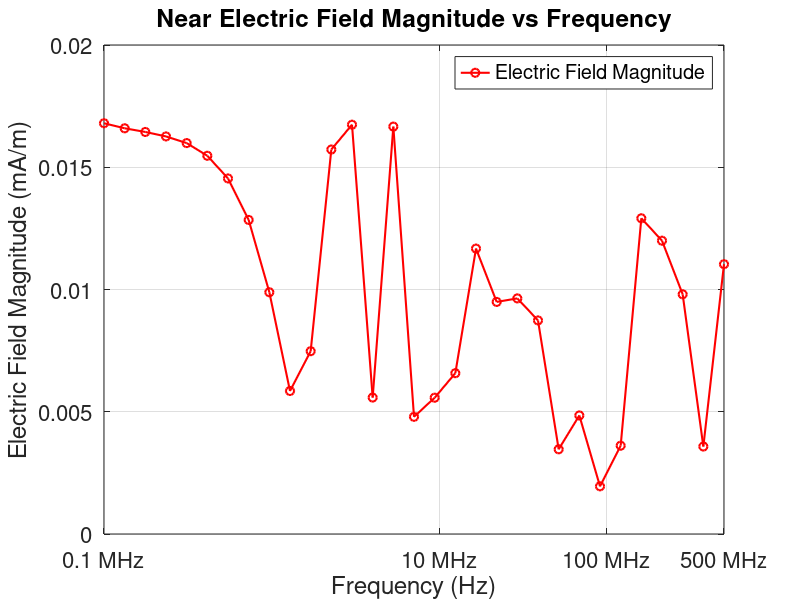

Recreate this plot in MATLAB.
% 绘制近场电场强度随频率变化的图表
clear all;
close all;

% 定义频率和电场强度数据
frequencies = [1.00000000E+05,1.32830865E+05,1.76440386E+05,2.34367291E+05,3.11312100E+05,4.13518554E+05,5.49280272E+05,7.29613735E+05,9.69152234E+05,1.28733329E+06,1.70997595E+06,2.27137584E+06,3.01708817E+06,4.00762431E+06,5.32336202E+06,7.07106781E+06,9.39256053E+06,1.24762194E+07,1.65722701E+07,2.20130897E+07,2.92401774E+07,3.88399805E+07,5.15914820E+07,6.85294117E+07,9.10282102E+07,1.20913559E+08,1.60610526E+08,2.13340350E+08,2.83381832E+08,3.76418539E+08,5.00000000E+08];

electric_field = [1.67991646E-02,1.65938055E-02,1.64433930E-02,1.62604763E-02,1.59888036E-02,1.54691406E-02,1.45422226E-02,1.28449067E-02,9.88862112E-03,5.84947646E-03,7.47797915E-03,1.57255320E-02,1.67406130E-02,5.58125932E-03,1.66617536E-02,4.79317191E-03,5.57415000E-03,6.57799133E-03,1.16742333E-02,9.49196493E-03,9.63656695E-03,8.73518254E-03,3.46542278E-03,4.84864010E-03,1.94981508E-03,3.61156456E-03,1.29130940E-02,1.19965239E-02,9.80418010E-03,3.57842256E-03,1.10345809E-02];

% 创建图表
figure;
plot(frequencies, electric_field, 'r-o', 'LineWidth', 1.5, 'MarkerSize', 6);
grid on;

% 设置横轴为对数刻度
set(gca, 'XScale', 'log');

% 设置横轴范围和刻度
set(gca, 'XLim', [1e5 5e8]); % 频率范围 1e5 Hz 到 3e7 Hz
set(gca, 'XTick', [1e5, 10e6, 100e6, 500e6]); % 设置主要刻度
set(gca, 'XTickLabel', {'0.1 MHz', '10 MHz', '100 MHz', '500 MHz'}); % 设置刻度标签

% 设置标签和标题
xlabel('Frequency (Hz)');
ylabel('Electric Field Magnitude (mA/m)');
title('Near Electric Field Magnitude vs Frequency');

% 设置字体大小
set(gca, 'FontSize', 16);

% 添加图例
legend('Electric Field Magnitude', 'Location', 'best');

% 调整图形大小
set(gcf, 'Position', [100, 100, 800, 400]);

% % 保存图表
% saveas(gcf, 'near_field_electric_field_vs_frequency.png');
% disp('图表已保存为 near_field_electric_field_vs_frequency.png');
